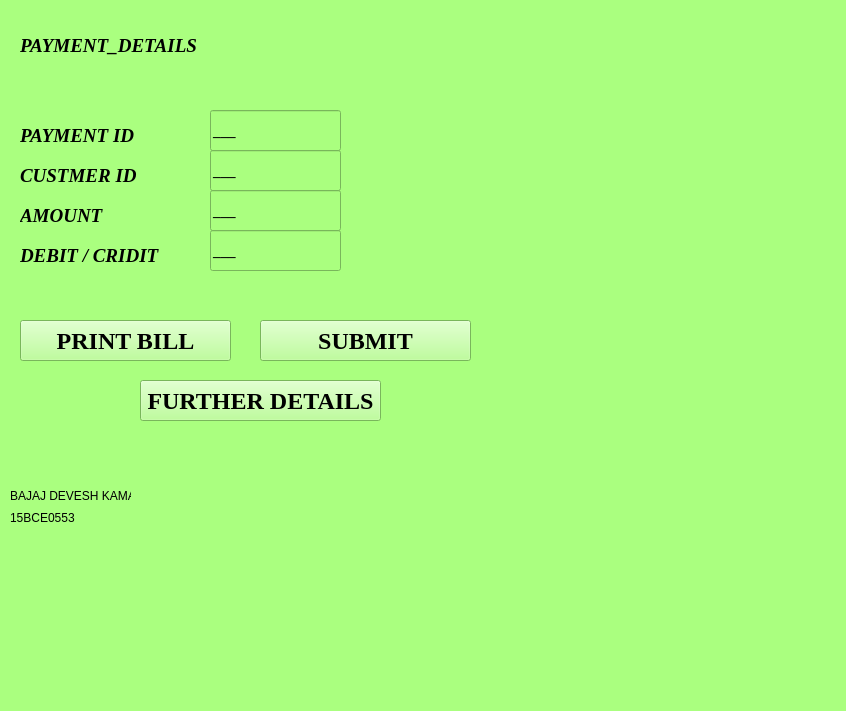
<?xml version="1.0" encoding="UTF-8"?>
<ui version="4.0">
 <class>MainWindow</class>
 <widget class="QMainWindow" name="MainWindow">
  <property name="geometry">
   <rect>
    <x>0</x>
    <y>0</y>
    <width>846</width>
    <height>711</height>
   </rect>
  </property>
  <property name="windowTitle">
   <string>MainWindow</string>
  </property>
  <property name="styleSheet">
   <string notr="true">background-color: rgb(170, 255, 127);
alternate-background-color: rgb(197, 185, 255);</string>
  </property>
  <widget class="QWidget" name="centralwidget">
   <widget class="QLabel" name="label_5">
    <property name="geometry">
     <rect>
      <x>20</x>
      <y>200</y>
      <width>201</width>
      <height>31</height>
     </rect>
    </property>
    <property name="font">
     <font>
      <family>Times New Roman</family>
      <pointsize>14</pointsize>
      <weight>75</weight>
      <italic>true</italic>
      <bold>true</bold>
     </font>
    </property>
    <property name="text">
     <string>AMOUNT</string>
    </property>
   </widget>
   <widget class="QLabel" name="label_3">
    <property name="geometry">
     <rect>
      <x>20</x>
      <y>120</y>
      <width>201</width>
      <height>31</height>
     </rect>
    </property>
    <property name="font">
     <font>
      <family>Times New Roman</family>
      <pointsize>14</pointsize>
      <weight>75</weight>
      <italic>true</italic>
      <bold>true</bold>
     </font>
    </property>
    <property name="text">
     <string>PAYMENT ID</string>
    </property>
   </widget>
   <widget class="QLabel" name="label_6">
    <property name="geometry">
     <rect>
      <x>20</x>
      <y>240</y>
      <width>201</width>
      <height>31</height>
     </rect>
    </property>
    <property name="font">
     <font>
      <family>Times New Roman</family>
      <pointsize>14</pointsize>
      <weight>75</weight>
      <italic>true</italic>
      <bold>true</bold>
     </font>
    </property>
    <property name="text">
     <string>DEBIT / CRIDIT</string>
    </property>
   </widget>
   <widget class="QLabel" name="label_4">
    <property name="geometry">
     <rect>
      <x>20</x>
      <y>160</y>
      <width>201</width>
      <height>31</height>
     </rect>
    </property>
    <property name="font">
     <font>
      <family>Times New Roman</family>
      <pointsize>14</pointsize>
      <weight>75</weight>
      <italic>true</italic>
      <bold>true</bold>
     </font>
    </property>
    <property name="text">
     <string>CUSTMER ID</string>
    </property>
   </widget>
   <widget class="QLabel" name="label_2">
    <property name="geometry">
     <rect>
      <x>20</x>
      <y>30</y>
      <width>201</width>
      <height>31</height>
     </rect>
    </property>
    <property name="font">
     <font>
      <family>Times New Roman</family>
      <pointsize>14</pointsize>
      <weight>75</weight>
      <italic>true</italic>
      <bold>true</bold>
     </font>
    </property>
    <property name="text">
     <string>PAYMENT_DETAILS</string>
    </property>
   </widget>
   <widget class="QPushButton" name="pushButton">
    <property name="geometry">
     <rect>
      <x>20</x>
      <y>320</y>
      <width>211</width>
      <height>41</height>
     </rect>
    </property>
    <property name="font">
     <font>
      <family>Times New Roman</family>
      <pointsize>18</pointsize>
      <weight>75</weight>
      <bold>true</bold>
     </font>
    </property>
    <property name="text">
     <string>PRINT BILL</string>
    </property>
   </widget>
   <widget class="QPushButton" name="pushButton_2">
    <property name="geometry">
     <rect>
      <x>140</x>
      <y>380</y>
      <width>241</width>
      <height>41</height>
     </rect>
    </property>
    <property name="font">
     <font>
      <family>Times New Roman</family>
      <pointsize>18</pointsize>
      <weight>75</weight>
      <bold>true</bold>
     </font>
    </property>
    <property name="text">
     <string>FURTHER DETAILS</string>
    </property>
   </widget>
   <widget class="QLabel" name="label_7">
    <property name="geometry">
     <rect>
      <x>10</x>
      <y>486</y>
      <width>121</width>
      <height>20</height>
     </rect>
    </property>
    <property name="text">
     <string>BAJAJ DEVESH KAMAL</string>
    </property>
   </widget>
   <widget class="QLabel" name="label_8">
    <property name="geometry">
     <rect>
      <x>10</x>
      <y>510</y>
      <width>71</width>
      <height>16</height>
     </rect>
    </property>
    <property name="text">
     <string>15BCE0553</string>
    </property>
   </widget>
   <widget class="QLineEdit" name="lineEdit">
    <property name="geometry">
     <rect>
      <x>210</x>
      <y>110</y>
      <width>131</width>
      <height>41</height>
     </rect>
    </property>
    <property name="font">
     <font>
      <family>Times New Roman</family>
      <pointsize>11</pointsize>
      <weight>75</weight>
      <bold>true</bold>
     </font>
    </property>
    <property name="text">
     <string>___</string>
    </property>
   </widget>
   <widget class="QLineEdit" name="lineEdit_2">
    <property name="geometry">
     <rect>
      <x>210</x>
      <y>150</y>
      <width>131</width>
      <height>41</height>
     </rect>
    </property>
    <property name="font">
     <font>
      <family>Times New Roman</family>
      <pointsize>11</pointsize>
      <weight>75</weight>
      <bold>true</bold>
     </font>
    </property>
    <property name="text">
     <string>___</string>
    </property>
   </widget>
   <widget class="QLineEdit" name="lineEdit_3">
    <property name="geometry">
     <rect>
      <x>210</x>
      <y>190</y>
      <width>131</width>
      <height>41</height>
     </rect>
    </property>
    <property name="font">
     <font>
      <family>Times New Roman</family>
      <pointsize>11</pointsize>
      <weight>75</weight>
      <bold>true</bold>
     </font>
    </property>
    <property name="text">
     <string>___</string>
    </property>
   </widget>
   <widget class="QLineEdit" name="lineEdit_4">
    <property name="geometry">
     <rect>
      <x>210</x>
      <y>230</y>
      <width>131</width>
      <height>41</height>
     </rect>
    </property>
    <property name="font">
     <font>
      <family>Times New Roman</family>
      <pointsize>11</pointsize>
      <weight>75</weight>
      <bold>true</bold>
     </font>
    </property>
    <property name="text">
     <string>___</string>
    </property>
   </widget>
   <widget class="QPushButton" name="pushButton_3">
    <property name="geometry">
     <rect>
      <x>260</x>
      <y>320</y>
      <width>211</width>
      <height>41</height>
     </rect>
    </property>
    <property name="font">
     <font>
      <family>Times New Roman</family>
      <pointsize>18</pointsize>
      <weight>75</weight>
      <bold>true</bold>
     </font>
    </property>
    <property name="text">
     <string>SUBMIT</string>
    </property>
   </widget>
  </widget>
  <widget class="QMenuBar" name="menubar">
   <property name="geometry">
    <rect>
     <x>0</x>
     <y>0</y>
     <width>846</width>
     <height>21</height>
    </rect>
   </property>
  </widget>
  <widget class="QStatusBar" name="statusbar"/>
 </widget>
 <resources/>
 <connections/>
</ui>
